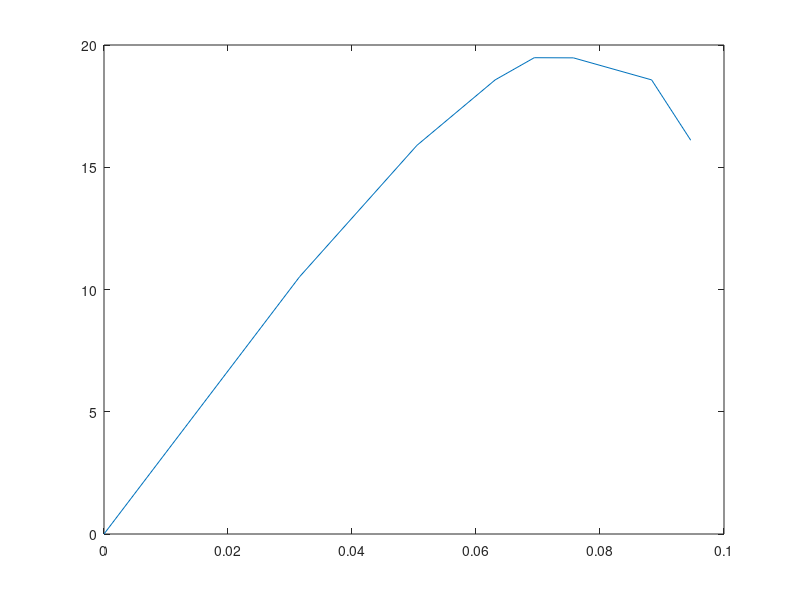

The MATLAB script that drew this image:
% پارامترهای ثابت(واحد ها SI)
Density = 997  
g = 9.81

% تعریف دبی حجمی (m**3/s)
Q = [0 0.031545 0.050472 0.06309 0.069399 0.075708 0.088326 0.094635]

% تعریف هد پمپ (m)
H = [35.7 34.1 32.2 30.1 28.7 26.3 21.5 17.4]   

% محاسبه توان هیدرولیکی (بر حسب وات)
P_hyd = (Density).*(g).*(Q).*(H)
% تبدیل واحد توان به کیلوات
P_hyd = P_hyd/1000

% رسم نمودار توان هیدرولیکی بر حسب دبی حجمی 
plot(Q,P_hyd)

